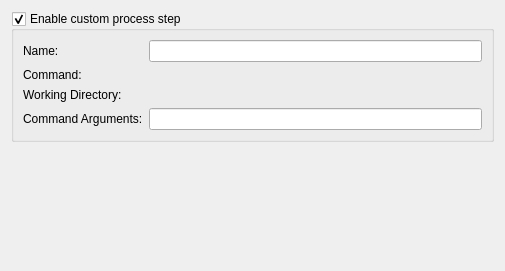
<?xml version="1.0" encoding="UTF-8"?>
<ui version="4.0">
 <class>ProjectExplorer::Internal::ProcessStepWidget</class>
 <widget class="QWidget" name="ProjectExplorer::Internal::ProcessStepWidget">
  <property name="geometry">
   <rect>
    <x>0</x>
    <y>0</y>
    <width>505</width>
    <height>271</height>
   </rect>
  </property>
  <layout class="QVBoxLayout" name="verticalLayout">
   <item>
    <widget class="QGroupBox" name="enabledGroupBox">
     <property name="title">
      <string>Enable custom process step</string>
     </property>
     <property name="checkable">
      <bool>true</bool>
     </property>
     <layout class="QFormLayout" name="formLayout">
      <property name="fieldGrowthPolicy">
       <enum>QFormLayout::ExpandingFieldsGrow</enum>
      </property>
      <item row="0" column="0">
       <widget class="QLabel" name="nameLabel">
        <property name="text">
         <string>Name:</string>
        </property>
       </widget>
      </item>
      <item row="0" column="1">
       <widget class="QLineEdit" name="nameLineEdit"/>
      </item>
      <item row="1" column="0">
       <widget class="QLabel" name="commandLabel">
        <property name="text">
         <string>Command:</string>
        </property>
       </widget>
      </item>
      <item row="1" column="1">
       <widget class="Core::Utils::PathChooser" name="command"/>
      </item>
      <item row="2" column="0">
       <widget class="QLabel" name="workingDirecoryLabel">
        <property name="text">
         <string>Working Directory:</string>
        </property>
       </widget>
      </item>
      <item row="2" column="1">
       <widget class="Core::Utils::PathChooser" name="workingDirectory"/>
      </item>
      <item row="3" column="0">
       <widget class="QLabel" name="commandArgumentsLabel">
        <property name="text">
         <string>Command Arguments:</string>
        </property>
       </widget>
      </item>
      <item row="3" column="1">
       <widget class="QLineEdit" name="commandArgumentsLineEdit"/>
      </item>
     </layout>
    </widget>
   </item>
   <item>
    <spacer name="verticalSpacer">
     <property name="orientation">
      <enum>Qt::Vertical</enum>
     </property>
     <property name="sizeHint" stdset="0">
      <size>
       <width>20</width>
       <height>80</height>
      </size>
     </property>
    </spacer>
   </item>
  </layout>
 </widget>
 <customwidgets>
  <customwidget>
   <class>Core::Utils::PathChooser</class>
   <extends>QWidget</extends>
   <header location="global">utils/pathchooser.h</header>
  </customwidget>
 </customwidgets>
 <resources/>
 <connections/>
</ui>
